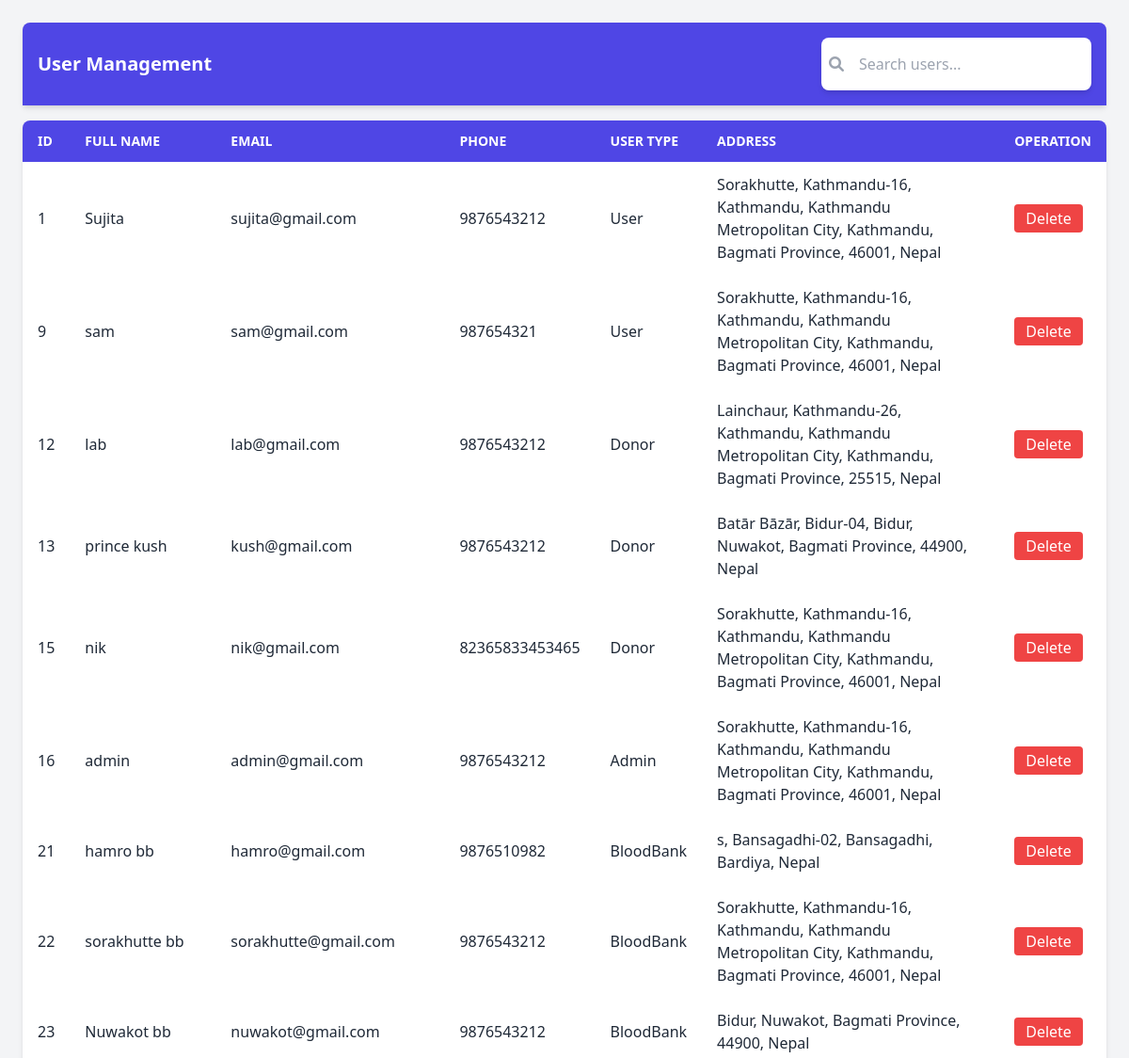
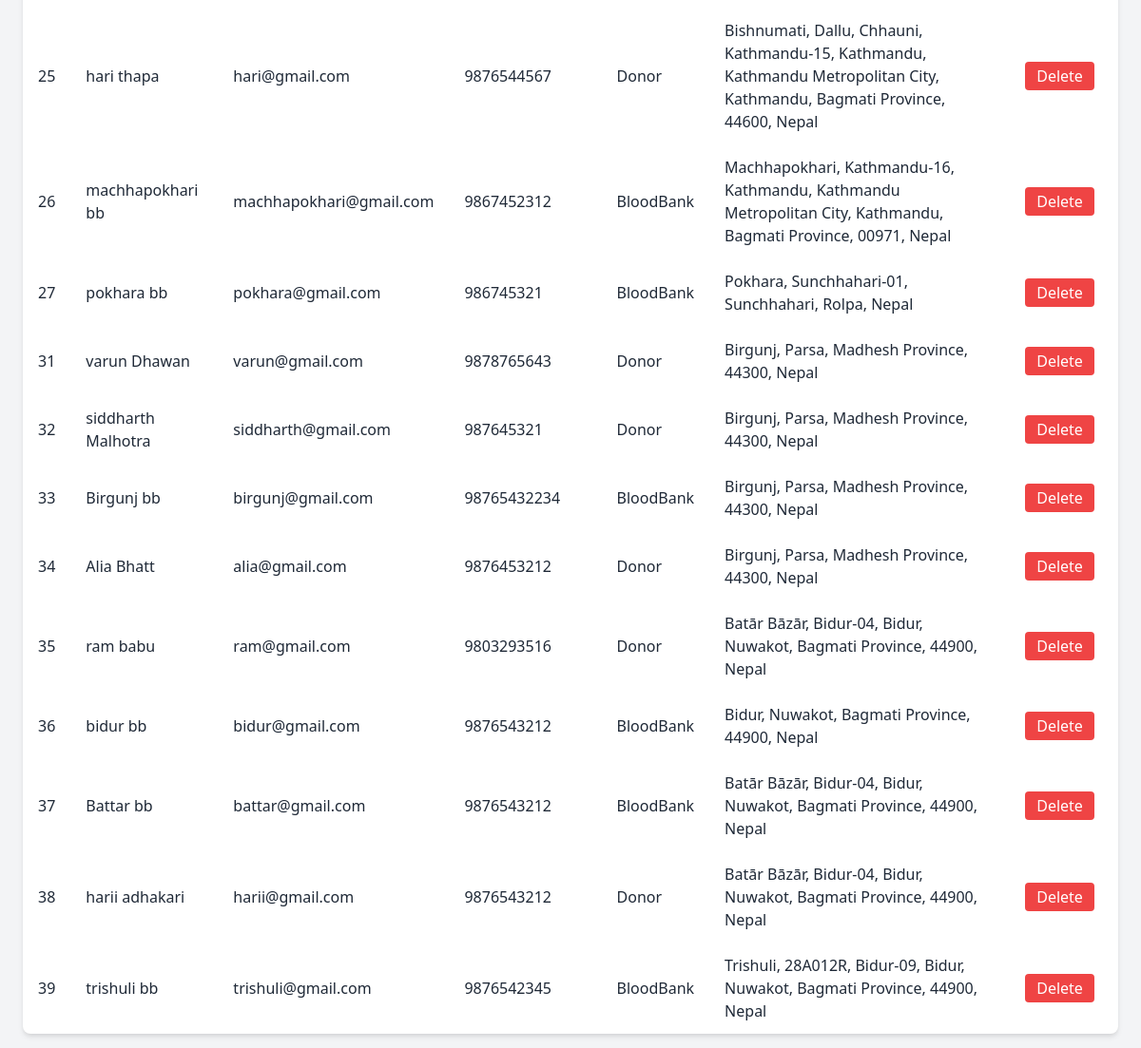
/AdminDashboard/manageUser.php, run on the app's committed database (2 pictures, top to bottom).
### tables this page shows
CREATE TABLE `users` (
  `id` int(11) UNSIGNED NOT NULL,
  `fullname` varchar(255) NOT NULL,
  `email` varchar(255) NOT NULL,
  `password` varchar(255) NOT NULL,
  `phone` varchar(20) DEFAULT NULL,
  `address` varchar(255) DEFAULT NULL,
  `user_type` enum('User','Donor','Admin','BloodBank') NOT NULL,
  `latitude` decimal(9,6) DEFAULT NULL,
  `longitude` decimal(9,6) DEFAULT NULL
);

### AdminDashboard/manageUser.php (the view, shortened to what this page needs)
<?php
include '../connection.php';
$sql = "SELECT * FROM users";
$result = $con->query($sql);
?>
<!DOCTYPE html>
<html lang="en">
<head>
    <link href="https://cdn.jsdelivr.net/npm/tailwindcss@2.2.19/dist/tailwind.min.css" rel="stylesheet">
    <link rel="stylesheet" href="https://cdnjs.cloudflare.com/ajax/libs/font-awesome/6.0.0-beta3/css/all.min.css">
</head>
<body class="bg-gray-100 text-gray-800">
    <div class="max-w-7xl mx-auto p-6">
        <div class="bg-indigo-600 text-white p-4 rounded-t-lg shadow-md flex justify-between items-center mb-4">
            <h2 class="text-xl font-semibold">User Management</h2>
            <div class="flex items-center bg-white p-2 rounded-lg shadow-md">
                <i class="fas fa-search text-gray-400 mr-2"></i>
                <input type="text" placeholder="Search users..." class="border-none outline-none p-2 text-gray-800">
            </div>
        </div>
        <table class="w-full border-collapse bg-white shadow-md rounded-lg overflow-hidden">
            <thead class="bg-indigo-600 text-white">
                <tr>
                    <th class="py-3 px-4 text-left uppercase text-sm font-semibold">ID</th>
                    <th class="py-3 px-4 text-left uppercase text-sm font-semibold">Full Name</th>
                    <th class="py-3 px-4 text-left uppercase text-sm font-semibold">Email</th>
                    <th class="py-3 px-4 text-left uppercase text-sm font-semibold">Phone</th>
                    <th class="py-3 px-4 text-left uppercase text-sm font-semibold">User Type</th>
                    <th class="py-3 px-4 text-left uppercase text-sm font-semibold">Address</th>
                    <th class="py-3 px-4 text-left uppercase text-sm font-semibold">Operation</th>
                </tr>
            </thead>
            <tbody>
                <?php
                if ($result->num_rows > 0) {
                    while ($row = $result->fetch_assoc()) {
                        echo "<tr class='hover:bg-gray-200'>
                                <td class='py-3 px-4'>" . $row["id"] . "</td>
                                <td class='py-3 px-4'>" . $row["fullname"] . "</td>
                                <td class='py-3 px-4'>" . $row["email"] . "</td>
                                <td class='py-3 px-4'>" . $row["phone"] . "</td>
                                <td class='py-3 px-4'>" . $row["user_type"] . "</td>
                                <td class='py-3 px-4'>" . $row["address"] . "</td>
                                <td class='py-3 px-4'><a href='manageUser.php?delete=" . $row["id"] . "' class='bg-red-500 text-white py-1 px-3 rounded hover:bg-red-600'>Delete</a></td>
                              </tr>";
                    }
                } else {
                    echo "<tr><td colspan='7' class='py-3 px-4 text-center'>No users found</td></tr>";
                }
                ?>
            </tbody>
        </table>
    </div>
</body>
</html>

### data on the page
users: id "1", fullname "Sujita", email "sujita@gmail.com", phone "9876543212", user_type "User", address "Sorakhutte, Kathmandu-16, Kathmandu, Kathmandu Metropolitan City, Kathmandu, Bagmati Province, 46001, Nepal"
users: id "9", fullname "sam", email "sam@gmail.com", phone "987654321", user_type "User", address "Sorakhutte, Kathmandu-16, Kathmandu, Kathmandu Metropolitan City, Kathmandu, Bagmati Province, 46001, Nepal"
users: id "12", fullname "lab", email "lab@gmail.com", phone "9876543212", user_type "Donor", address "Lainchaur, Kathmandu-26, Kathmandu, Kathmandu Metropolitan City, Kathmandu, Bagmati Province, 25515, Nepal"
users: id "13", fullname "prince kush", email "kush@gmail.com", phone "9876543212", user_type "Donor", address "Batār Bāzār, Bidur-04, Bidur, Nuwakot, Bagmati Province, 44900, Nepal"
users: id "15", fullname "nik", email "nik@gmail.com", phone "82365833453465", user_type "Donor", address "Sorakhutte, Kathmandu-16, Kathmandu, Kathmandu Metropolitan City, Kathmandu, Bagmati Province, 46001, Nepal"
users: id "16", fullname "admin", email "admin@gmail.com", phone "9876543212", user_type "Admin", address "Sorakhutte, Kathmandu-16, Kathmandu, Kathmandu Metropolitan City, Kathmandu, Bagmati Province, 46001, Nepal"
users: id "21", fullname "hamro bb", email "hamro@gmail.com", phone "9876510982", user_type "BloodBank", address "s, Bansagadhi-02, Bansagadhi, Bardiya, Nepal"
users: id "22", fullname "sorakhutte bb", email "sorakhutte@gmail.com", phone "9876543212", user_type "BloodBank", address "Sorakhutte, Kathmandu-16, Kathmandu, Kathmandu Metropolitan City, Kathmandu, Bagmati Province, 46001, Nepal"
users: id "23", fullname "Nuwakot bb", email "nuwakot@gmail.com", phone "9876543212", user_type "BloodBank", address "Bidur, Nuwakot, Bagmati Province, 44900, Nepal"
users: id "25", fullname "hari thapa", email "hari@gmail.com", phone "9876544567", user_type "Donor", address "Bishnumati, Dallu, Chhauni, Kathmandu-15, Kathmandu, Kathmandu Metropolitan City, Kathmandu, Bagmati Province, 44600, Nepal"
users: id "26", fullname "machhapokhari bb", email "machhapokhari@gmail.com", phone "9867452312", user_type "BloodBank", address "Machhapokhari, Kathmandu-16, Kathmandu, Kathmandu Metropolitan City, Kathmandu, Bagmati Province, 00971, Nepal"
users: id "27", fullname "pokhara bb", email "pokhara@gmail.com", phone "986745321", user_type "BloodBank", address "Pokhara, Sunchhahari-01, Sunchhahari, Rolpa, Nepal"
users: id "31", fullname "varun Dhawan", email "varun@gmail.com", phone "9878765643", user_type "Donor", address "Birgunj, Parsa, Madhesh Province, 44300, Nepal"
users: id "32", fullname "siddharth Malhotra", email "siddharth@gmail.com", phone "987645321", user_type "Donor", address "Birgunj, Parsa, Madhesh Province, 44300, Nepal"
users: id "33", fullname "Birgunj bb", email "birgunj@gmail.com", phone "98765432234", user_type "BloodBank", address "Birgunj, Parsa, Madhesh Province, 44300, Nepal"
users: id "34", fullname "Alia Bhatt", email "alia@gmail.com", phone "9876453212", user_type "Donor", address "Birgunj, Parsa, Madhesh Province, 44300, Nepal"
users: id "35", fullname "ram babu", email "ram@gmail.com", phone "9803293516", user_type "Donor", address "Batār Bāzār, Bidur-04, Bidur, Nuwakot, Bagmati Province, 44900, Nepal"
users: id "36", fullname "bidur bb", email "bidur@gmail.com", phone "9876543212", user_type "BloodBank", address "Bidur, Nuwakot, Bagmati Province, 44900, Nepal"
users: id "37", fullname "Battar bb", email "battar@gmail.com", phone "9876543212", user_type "BloodBank", address "Batār Bāzār, Bidur-04, Bidur, Nuwakot, Bagmati Province, 44900, Nepal"
users: id "38", fullname "harii adhakari", email "harii@gmail.com", phone "9876543212", user_type "Donor", address "Batār Bāzār, Bidur-04, Bidur, Nuwakot, Bagmati Province, 44900, Nepal"
users: id "39", fullname "trishuli bb", email "trishuli@gmail.com", phone "9876542345", user_type "BloodBank", address "Trishuli, 28A012R, Bidur-09, Bidur, Nuwakot, Bagmati Province, 44900, Nepal"
